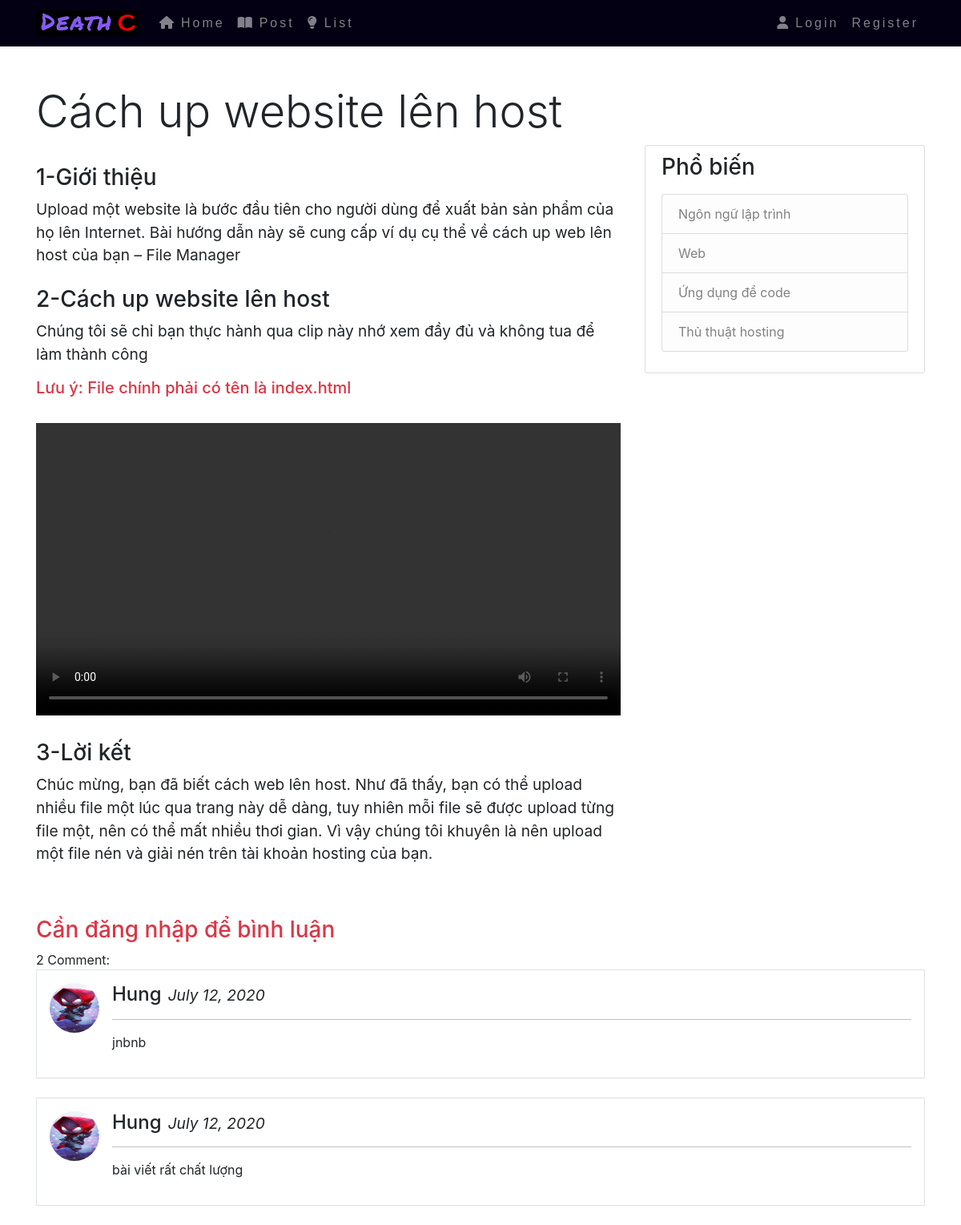
/post/1/, run on an earlier commit of the app's database.
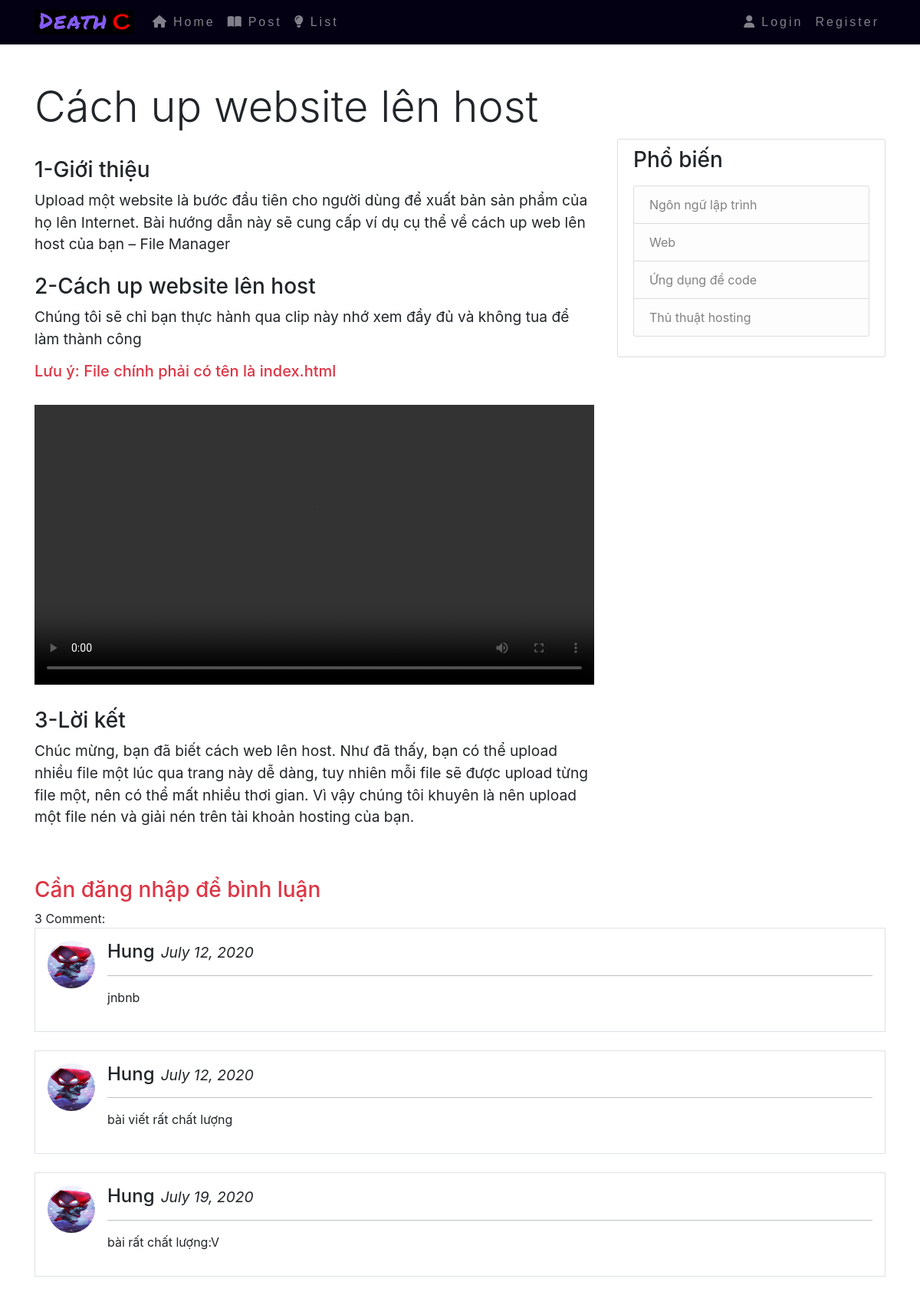
And on a later commit of the database.
### blog/models.py (models this page shows, shortened)
class Baiviet(models.Model):
    title = models.CharField(max_length=250)
    description = models.CharField(max_length=250,null=True)
    date = models.DateTimeField(auto_now_add=True)
    image = models.ImageField(null=True)

class Comment(models.Model):
    post = models.ForeignKey(Baiviet,on_delete=models.CASCADE)
    author = models.ForeignKey(User,on_delete=models.CASCADE)
    content = models.TextField(max_length=300)
    created_on = models.DateTimeField(auto_now_add=True)

### users/models.py (models this page shows, shortened)
class Profile(models.Model):
    user = models.OneToOneField(User, on_delete=models.CASCADE)
    image = models.ImageField(default='default.jpg', upload_to='profile_pics')

### blog/views.py (the view)
# urls.py: path('post/<int:pk>/', views.detailpost, name='blog-detailpost'),
def detailpost(request,pk):
    post = get_object_or_404(Baiviet, pk=pk)
    form = CommentForm()
    if request.method == "POST":
        form = CommentForm(request.POST, author=request.user, post=post)
        if form.is_valid():
            form.save()
    comments = Comment.objects.filter(post=post)
    context = {
        "post": post,
        "comments": comments,
        "form":form
    }
    return render(request, 'blog/detail_post.html', context)

### blog/templates/blog/detail_post.html (shortened to what this page needs)
{% extends "blog/base.html" %}
{% load static %}
{% block css %}
    <link rel="stylesheet" type="text/css" href="{% static 'blog/scss/poststyle.css' %}">
{% endblock %}
{% block content %}
<div class="container mt-5">
    <h1 class="display-4 ">{{ post.title }}</h1>
    <div class="row mb-5">
        <div class="col-sm-8">
            {% if post.id == 1 %}
                <h3 class='mt-4' id="ip1">1-Giới thiệu</h3>
                    <div id="make1">
                        <p>
                            Upload một website là bước đầu tiên cho người dùng để xuất bản sản phẩm của họ lên Internet.
                            Bài hướng dẫn này sẽ cung cấp ví dụ cụ thể về cách up web lên host của bạn – File Manager
                        </p>
                    </div>
                <h3 class='mt-4' id="ip2">2-Cách up website lên host</h3>
                    <div id="make2">
                        <p>Chúng tôi sẽ chỉ bạn thực hành qua clip này nhớ xem đầy đủ và không tua để làm thành công</p>
                        <h5 class="text-danger">Lưu ý: File chính phải có tên là index.html</h5><br>
                        <video width="100%" height="auto" src="{% static 'blog/image/clip.mp4' %}" controls></video>
                    </div>
                <h3 class="mt-4" id="ip3">3-Lời kết</h3>
                    <div id="make3">
                        <p>
                            Chúc mừng, bạn đã biết cách web lên host. Như đã thấy, bạn có thể upload nhiều file một lúc
                            qua trang này dễ dàng, tuy nhiên mỗi file sẽ được upload từng file một, nên có thể mất nhiều thơi
                            gian. Vì vậy chúng tôi khuyên là nên upload một file nén và giải nén trên tài khoản hosting của bạn.
                        </p>
                    </div>
            {% endif %}
        </div>
        <div class="col-sm-4">
            <div class="content-section">
                <h3>Phổ biến</h3>
                <p class='text-muted'>
                  <ul class="list-group">
                    <li class="list-group-item list-group-item-light">Ngôn ngữ lập trình</li>
                    <li class="list-group-item list-group-item-light">Web</li>
                    <li class="list-group-item list-group-item-light">Ứng dụng để code</li>
                    <li class="list-group-item list-group-item-light">Thủ thuật hosting</li>
                  </ul>
                </p>
            </div>
        </div>
    </div>
    {% if request.user.is_authenticated %}
        <div style="overflow: auto;" class="border p-3 mb-4">
            <form method="post">
                {% csrf_token %}
                <h4><img src="{{ user.profile.image.url }}" class="mr-3 rounded-circle" style="width:62px;height:62px;">{{request.user}}</h4>
                <hr class="bg-dark">
                {{ form.as_p }}
                <input style="float: right;" type="submit" value="Bình Luận" class="btn btn-primary">
            </form>
        </div>
    {% else %}
        <h3 class="text-danger">Cần đăng nhập để bình luận</h3>
    {% endif %}
    {{ comments.count }} Comment:
    {% for comment in comments %}
        <div class="media border p-3 mb-4">
            <img src="{{ comment.author.profile.image.url }}" class="mr-3 rounded-circle" style="width:62px;height:62px">
            <div class="media-body">
                <h4>{{ comment.author|capfirst }}<small class="ml-2"><i>{{ comment.created_on|date:"F d, Y" }}</i></small></h4>
                <hr style="opacity: 0.3;" class="bg-dark">
                <p style="word-break: break-all">{{ comment.content }}</p>
            </div>
        </div>
    {% endfor %}
</div>
{% endblock %}

### blog/templates/blog/base.html (shortened to what this page needs)
{% load static %}
<!DOCTYPE html>
<html>
<head>
    <link rel="stylesheet" href="https://code.jquery.com/ui/1.12.1/themes/eggplant/jquery-ui.css">
    <link rel="stylesheet" href="https://stackpath.bootstrapcdn.com/bootstrap/4.4.1/css/bootstrap.min.css">
    {% block css %}{% endblock %}
</head>
<body>
  <nav class="navbar navbar-expand-md navbar-dark sticky-top">
    <div class="container">
      <a href="#"><img src="{% static 'blog/image/home.png' %}" class="navbar-brand"></a>
      <div class="collapse navbar-collapse" id="navbarToggle">
        <div class="navbar-nav mr-auto">
          <a class="nav-item nav-link" href="{% url 'blog-home' %}"><i class="fas fa-home"></i>Home</a>
          <a class="nav-item nav-link" href="{% url 'blog-post' %}"><i class="fas fa-book-open"></i>Post</a>
          <a class="nav-item nav-link" href="{% url 'blog-list' %}"><i class="fas fa-lightbulb"></i>List</a>
        </div>
        <div class="navbar-nav">
          {% if user.is_authenticated %}
            <a class="nav-item nav-link" href="{% url 'profile' %}"><i class="fas fa-user"></i>Profile</a>
            <a class="nav-item nav-link" href="{% url 'logout' %}">Logout</a>
          {% else %}
            <a class="nav-item nav-link" href="{% url 'login' %}"><i class="fas fa-user"></i>Login</a>
            <a class="nav-item nav-link" href="{% url 'register' %}">Register</a>
          {% endif %}
        </div>
      </div>
    </div>
  </nav>
  {% block content %}
  {% endblock %}
</body>
</html>

### blog/static/blog/scss/poststyle.css (style rules this page uses)
body { background-color: #fff; }
nav { background-color: #040014; font-family: Verdana,sans-serif; }
nav .nav-link { letter-spacing: 3px; }
nav i { padding-right: 6px; }
.col-sm-8 p { font-size: 120%; }
.media { background: #ffffff; border: 1px solid #dddddd; }
.content-section { background: #ffffff; border: 1px solid #dddddd; padding: 10px 20px; border-radius: 3px; }

What changed in the data, as far as the page shows it:
added Comment: author.profile.image (picture), author "Hung", created_on "July 19, 2020", content "bài rất chất lượng:V"
Also different on the page:
{{ comments.count }}: "2" → "3"
